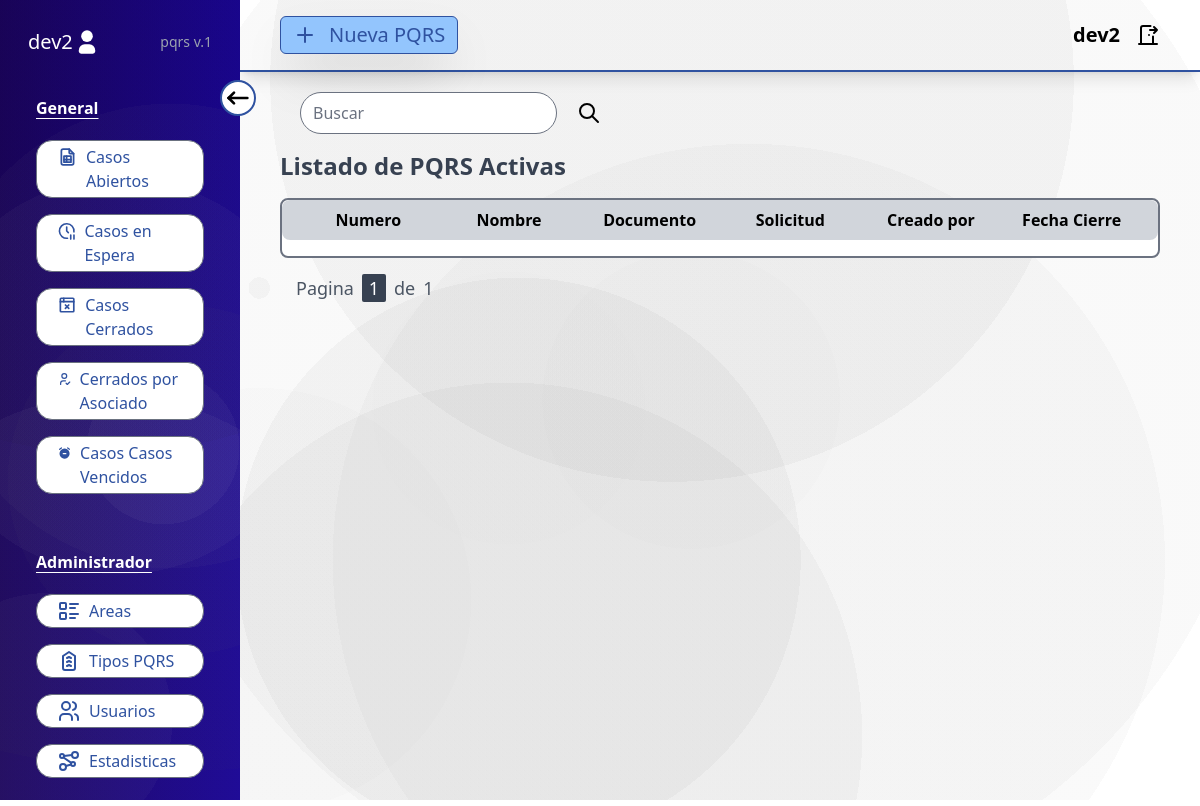
The app's page / (signed in), older data.
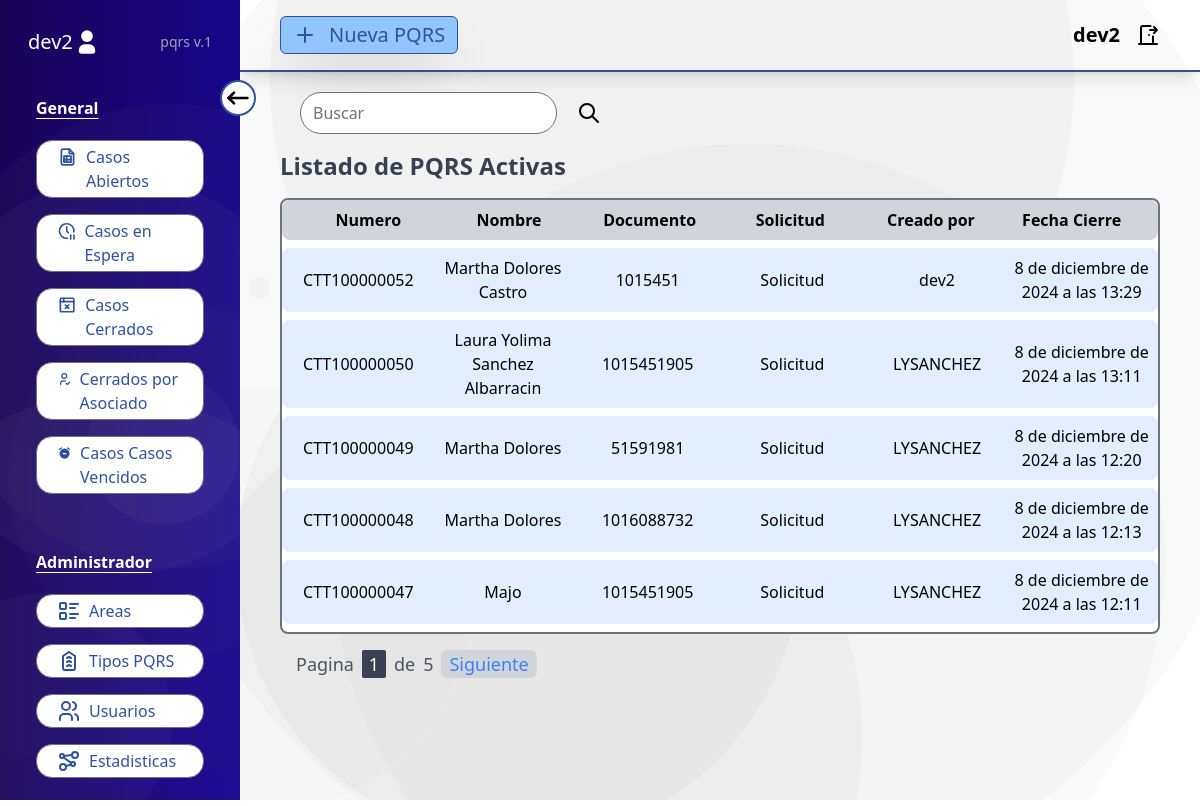
The same page, newer data.
### account/models.py (models this page shows, shortened)
class CustumUser(AbstractUser):
    area = models.ForeignKey(Areas, on_delete=models.SET_NULL, null=True, blank=True)
    permissions = models.CharField(choices=TYPES_USERS, max_length=100)

### users/models.py (models this page shows, shortened)
class PQRS(models.Model):
    num = models.CharField(max_length=20)
    typePQRS = models.ForeignKey(TypesPQRS, on_delete=models.CASCADE)
    areas = models.CharField(max_length=1000, null=True, blank=True)
    name = models.CharField(max_length=200)
    asociado = models.IntegerField()
    email = models.EmailField()
    phone = models.IntegerField()
    description = models.CharField(max_length=1000)
    created = models.DateTimeField(auto_now_add=True)
    timeResponse = models.DateTimeField(null=True, blank=True)
    userCreated = models.CharField(max_length=100)
    status = models.CharField(max_length=100, default="Open")
    close_by = models.CharField(max_length=100, null=True, blank=True)
    closed = models.DateTimeField(null=True, blank=True)
    dateResponse = models.DateTimeField(null=True, blank=True)
    tokenControl = models.CharField(max_length=100, null=True, blank=True)
    objects = PQRSManager()
    def save(self, *args, **kwargs):
        if self.typePQRS and not self.timeResponse:
            dateEnd = datetime.now() + timedelta(hours=self.typePQRS.timeExecute)
            self.timeResponse = timezone.make_aware(dateEnd, timezone.get_current_timezone())
            name_pqrs = self.typePQRS.area_redirect
            setName = str(name_pqrs)
            self.areas = setName
        if not self.num:
            super().save(*args, **kwargs)
            self.num = f"CTT10{str(self.id).rjust(7, '0')}"
            kwargs['force_insert'] = False
        super(PQRS, self).save(*args, **kwargs)
    def check_time_response(self):
        if self.timeResponse and self.timeResponse < timezone.now() and self.status == "Open":
            self.status = "Expired"
            self.closed = timezone.now()
            self.save()
        if self.dateResponse and self.dateResponse < timezone.now() and self.status == "Wait":
            self.status = "Close"
            self.closed = timezone.now()
            self.save()
    class Meta:
        ordering = ['-created']

### adminUser/models.py (models this page shows, shortened)
class TypesPQRS(models.Model):
    name = models.CharField(max_length=100)
    timeExecute = models.IntegerField()
    area_redirect = models.ForeignKey(Areas, on_delete=models.SET_NULL, null=True, blank=True)
    def __str__(self):
        return self.name

### users/views.py (the view, shortened to what this page needs)
# urls.py: path('', openPQRS, name="home"),
@login_required
def openPQRS(request):
    formSearch = SearchForm()
    userType = request.user
    if userType.is_staff:
        openPQRS = PQRS.objects.filter(status="Open")
    else:
        openPQRS = PQRS.objects.filter(areas__icontains=userType.area, status="Open")
    paginator = Paginator(openPQRS, 5)
    page_number = request.GET.get('page', 1)
    try:
        pqrs_open = paginator.page(page_number)
    except EmptyPage:
        return HttpResponseRedirect(f"{request.path}?page=1")
    return render(request, 'open_pqrs.html', {'pqrs': pqrs_open, 'formSearch': formSearch})

### users/forms.py
class SearchForm(forms.Form):
    search = forms.CharField(label="", widget=forms.TextInput(attrs={
        'class': 'bg-gray-200 border-[10px] rounded-full',
        'placeholder': 'Buscar',
    }))

### users/models.py (called while the page is built)
    def get_queryset(self):
        queryset = super().get_queryset()
        for pqrs in queryset:
            pqrs.check_time_response()
        return queryset

### users/templates/open_pqrs.html (shortened to what this page needs)
{% extends "baseUsers.html" %} {% block datas %}
{% include "search.html" %}
<h2 class="my-4 text-2xl font-semibold text-gray-700">Listado de PQRS Activas</h2>
<div class="w-full max-h-[85%] border-2 bg-white border-gray-500 rounded-lg overflow-y-auto">
  <ul class="flex flex-row text-base font-semibold bg-gray-300 px-4 py-2 rounded-lg text-center">
    <li class="w-1/6">Numero</li>
    <li class="w-1/6">Nombre</li>
    <li class="w-1/6">Documento</li>
    <li class="w-1/6">Solicitud</li>
    <li class="w-1/6">Creado por</li>
    <li class="w-1/6">Fecha Cierre</li>
  </ul>
  <div class="flex flex-col gap-2 py-2">
    {% for pqr in pqrs %}
    <a href="{% url 'findpqrs' pqr.num %}" class="">
      <ul class="flex flex-row gap-2 py-2 bg-blue-100/80 rounded-lg hover:bg-blue-200 transition-colors duration-200 px-2">
        <li class="w-1/6 flex text-center justify-center items-center">{{pqr.num}}</li>
        <li class="w-1/6 flex text-center justify-center items-center">{{pqr.name}}</li>
        <li class="w-1/6 flex text-center justify-center items-center">{{pqr.asociado}}</li>
        <li class="w-1/6 flex text-center justify-center items-center">{{pqr.typePQRS}}</li>
        <li class="w-1/6 flex text-center justify-center items-center">{{pqr.userCreated}}</li>
        <li class="w-1/6 flex text-center justify-center items-center">{{pqr.timeResponse}}</li>
      </ul>
    </a>
    {% endfor %}
  </div>
</div>
{% include "pagination.html" with page=pqrs %} {% endblock datas %}

### users/templates/baseUsers.html (shortened to what this page needs)
{% extends "base.html" %}
{% load static %}
{% block content %}
<body class="flex w-full h-screen overflow-hidden">
    <aside id="aside" class="relative w-1/5 bg-backlogin text-white p-4 h-full transition-all duration-200">
      <button id="bt-control" class="absolute -right-4 top-20 bg-white border-2 border-cootra rounded-full transition-all duration-200">
      </button>
        <div id="topper" class="flex flex-row justify-between items-center p-3">
            <div class="flex flex-row justify-center items-center">
                <p class="text-xl text-white">{{ request.user.username }}</p>
            </div>
            <p class="text-sm text-gray-400">pqrs v.1</p>
        </div>
        <div id="section-1" class="flex flex-col px-5 py-7">
            <p class="text-base text-white font-semibold underline underline-offset-4">General</p>
            <div class="text-base flex flex-col gap-4 mt-5">
                <a
                  href="{% url 'home' %}"
                  class="flex flex-row justify-start gap-2 px-5 py-1 bg-white text-cootra rounded-2xl hover:scale-105
                  border-[1px] border-gray-500 hover:bg-gray-200 transition-all duration-200">
                    <p>Casos Abiertos</p>
                </a>
                <a
                  href="{% url 'waitingpqrs' %}"
                  class="flex flex-row justify-start gap-2 px-5 py-1 bg-white text-cootra rounded-2xl hover:scale-105
                  border-[1px] border-gray-500 hover:bg-gray-200 transition-all duration-200">
                    <p>Casos en Espera</p>
                </a>
                <a
                  href="{% url 'closedpqrs' %}"
                  class="flex flex-row justify-start gap-2 px-5 py-1 bg-white text-cootra rounded-2xl hover:scale-105
                  border-[1px] border-gray-500 hover:bg-gray-200 transition-all duration-200">
                    <p>Casos Cerrados</p>
                </a>
                <a
                  href="{% url 'closedforuserpqrs' %}"
                  class="flex flex-row justify-start gap-2 px-5 py-1 bg-white text-cootra rounded-2xl hover:scale-105
                  border-[1px] border-gray-500 hover:bg-gray-200 transition-all duration-200">
                    <p>Cerrados por Asociado</p>
                </a>
                <a
                  href="{% url 'expiredpqrs' %}"
                  class="flex flex-row justify-start gap-2 px-5 py-1 bg-white text-cootra rounded-2xl hover:scale-105
                  border-[1px] border-gray-500 hover:bg-gray-200 transition-all duration-200">
                    <p>Casos Casos Vencidos</p>
                </a>
            </div>
        </div>
        {% if request.user.is_staff %}
        <div  id="section-2" class="flex flex-col px-5 py-7">
            <p class="text-base text-white font-semibold underline underline-offset-4">Administrador</p>
            <div class="text-base flex flex-col gap-4 mt-5">
                <a
                  href="{% url 'areas' %}"
                  class="flex flex-row justify-start gap-2 px-5 py-1 rounded-2xl bg-white text-cootra
                  border-[1px] border-gray-500 hover:bg-gray-200 hover:scale-105  transition-all duration-200">
                    <p>Areas</p>
                </a>
                <a
                  href="{% url 'typesPQRS' %}"
                  class="flex flex-row justify-start gap-2 px-5 py-1 rounded-2xl bg-white text-cootra
                  border-[1px] border-gray-500 hover:bg-gray-200 hover:scale-105  transition-all duration-200">
                    <p>Tipos PQRS</p>
                </a>
                <a
                  href="{% url 'users' %}"
                  class="flex flex-row justify-start gap-2 px-5 py-1 rounded-2xl bg-white text-cootra
                  border-[1px] border-gray-500 hover:bg-gray-200 hover:scale-105  transition-all duration-200">
                    <p>Usuarios</p>
                </a>
                <a
                  href="{% url 'statistics' %}"
                  class="flex flex-row justify-start gap-2 px-5 py-1 rounded-2xl bg-white text-cootra
                  border-[1px] border-gray-500 hover:bg-gray-200 hover:scale-105  transition-all duration-200">
                    <p>Estadisticas</p>
                </a>
            </div>
        </div>
        {% endif %}
    </aside>
    <main id="main" class="w-4/5 flex flex-col h-screen bg-backpqr transition-all duration-200">
        {% include "header.html" %}
        <div class="px-10 py-5 h-[90%] w-full overflow-auto">
            {% block datas %}
            {% endblock datas %}
        </div>
    </main>
</body>
{% endblock content %}

### theme/templates/base.html (shortened to what this page needs)
{% load static tailwind_tags %}
{% load static %}
<!DOCTYPE html>
<html lang="en">
	<head>
		{% tailwind_css %}
	</head>
	{% block content %}
	{% endblock content %}
</html>

### users/templates/header.html (shortened to what this page needs)
{% load static %} {% block styles %}
<link rel="stylesheet" type="text/css" href="{% static 'css/header.css' %}" />
{% endblock styles %}
<header class="flex flex-row justify-between items-center px-10 py-4 border-b-2 border-cootra shadow-lg">
  <a
    href="{% url 'createdpqrs' %}"
    class="flex justify-center items-center bg-blue-300 rounded-md
    px-3 py-1 text-xl shadow-2xl gap-3 text-cootra border-[1px] border-cootra
    hover:scale-105 transition-all duration-200"
  >
    {% include "icons/new.html" %} Nueva PQRS
  </a>
  <div class="flex flex-row justify-between items-center gap-4">
    <p class="font-semibold text-xl">
      {{ request.user.username }}</p>
    <a href="{% url 'logout' %}" class="exit">
    </a>
  </div>
</header>

### users/templates/search.html (shortened to what this page needs)
<form
    method="POST"
    class="inline-flex flex-row gap-5 justify-around px-5 rounded-full"
    >
    {% csrf_token %} {{ formSearch.as_p }}
    <button type="submit" class="hover:scale-110 transition-all duration-200">
    </button>
</form>

### users/templates/pagination.html (shortened to what this page needs)
<div class="m-4 text-lg text-gray-600 font-medium">
  <span class="flex flex-row gap-2">
    <div class="flex flex-row gap-2">
      <p>
        Pagina
      </p>
      <p class="w-6 flex text-white rounded-sm justify-center items-center bg-gray-700">{{ page.number }}</p>
      <p>de</p>
      <p>{{ page.paginator.num_pages }}</p>
    </div>
    {% if page.has_next %}
    <a
    href="?page={{ page.next_page_number }}"
    class="bg-gray-300 px-2 rounded-md text-blue-500 hover:bg-gray-300/50 transition-all duration-200"
    >Siguiente</a>
    {% endif %}
  </span>
</div>

### users/static/css/header.css (style rules this page uses)
header { display: flex; flex-direction: row; justify-content: space-between; align-items: center; padding: 0px 30px; }
.exit { background-color: transparent; border: 0px; cursor: pointer; }

Row changes from the older to the newer data that the page shows:
added PQRS: num "CTT100000052", name "Martha Dolores Castro", asociado "1015451", typePQRS "Solicitud", userCreated "dev2", timeResponse "8 de diciembre de 2024 a las 13:29"
added PQRS: num "CTT100000050", name "Laura Yolima Sanchez Albarracin", asociado "1015451905", typePQRS "Solicitud", userCreated "LYSANCHEZ", timeResponse "8 de diciembre de 2024 a las 13:11"
added PQRS: num "CTT100000049", name "Martha Dolores", asociado "51591981", typePQRS "Solicitud", userCreated "LYSANCHEZ", timeResponse "8 de diciembre de 2024 a las 12:20"
added PQRS: num "CTT100000048", name "Martha Dolores", asociado "1016088732", typePQRS "Solicitud", userCreated "LYSANCHEZ", timeResponse "8 de diciembre de 2024 a las 12:13"
added PQRS: num "CTT100000047", name "Majo", asociado "1015451905", typePQRS "Solicitud", userCreated "LYSANCHEZ", timeResponse "8 de diciembre de 2024 a las 12:11"
Text that changed along with them:
{{ page.paginator.num_pages }}: "1" → "5"
text now shown: "Siguiente"
